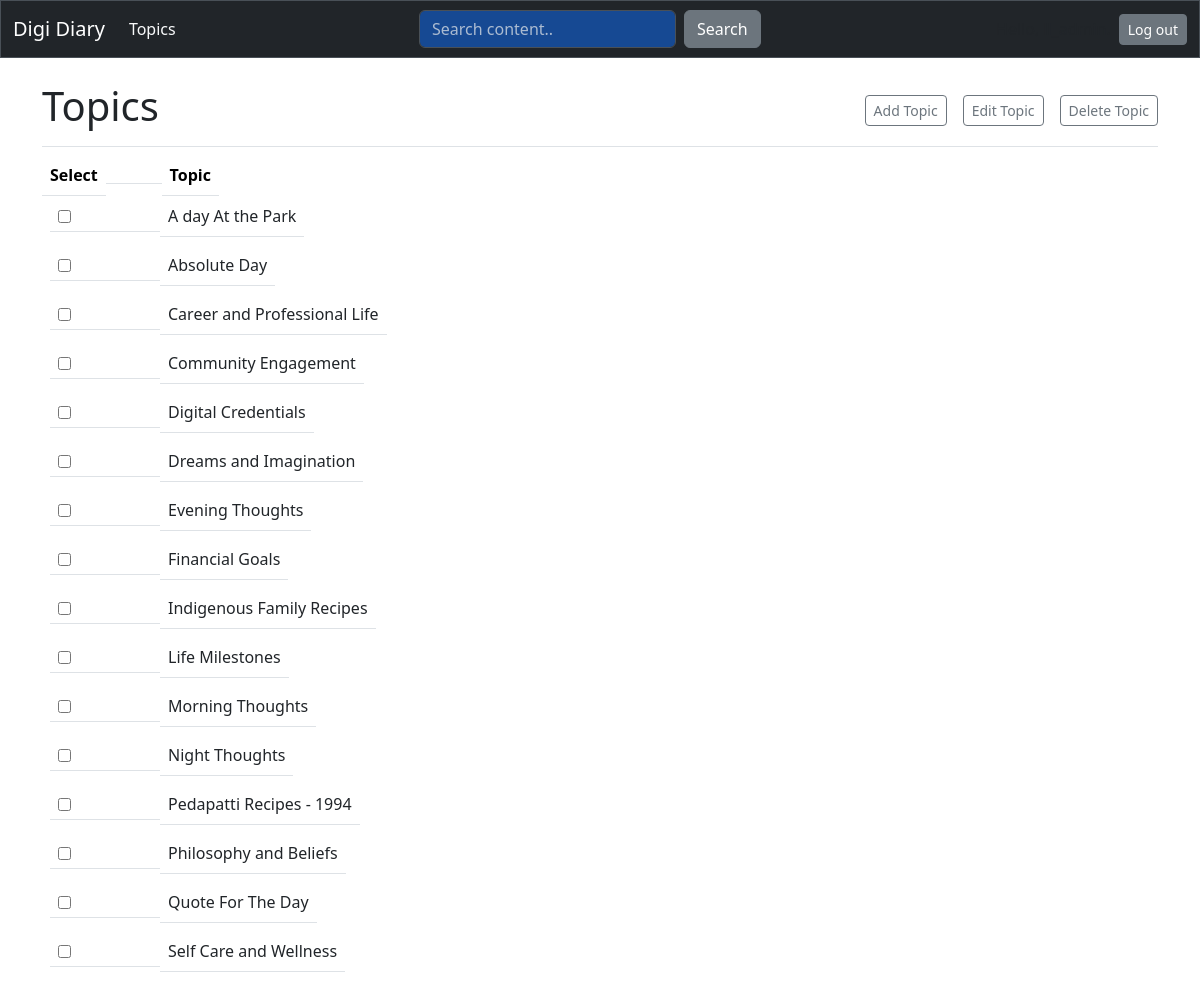
The app's page /topics/ (signed in) with its own data.
### digi_diaries/models.py (models this page shows, shortened)
class Topic(models.Model):
    date_added = models.DateTimeField(auto_now_add=True)
    last_modified = models.DateTimeField(auto_now=True)
    owner = models.ForeignKey(User, on_delete=models.CASCADE)
    content = RichTextUploadingField()
    title = models.CharField(max_length=200)

### digi_diaries/views.py (the view)
# urls.py: path("topics/", views.topics, name="topics"),
@login_required
def topics(request):
    query = request.GET.get("q", "")
    topics = Topic.objects.filter(owner=request.user).order_by("title")
    if query:
        topics = topics.filter(Q(content__icontains=query))
    context = {"topics": topics, "query": query}
    return render(request, "digi_diaries/topics.html", context)

### digi_diaries/templates/digi_diaries/topics.html (shortened to what this page needs)
{% extends "digi_diaries/base.html" %}
{% block page_header %}
<div class="d-flex justify-content-between align-items-center">
  <h1>Topics</h1>
  <div class="d-flex gap-3">
    <a href="{% url 'digi_diaries:new_topic' %}" class="btn btn-outline-secondary btn-sm">Add Topic</a>
    <button type="button" id="edit-button" class="btn btn-outline-secondary btn-sm" style="text-decoration: none;">Edit Topic</button>
    <button type="button" id="delete-button" class="btn btn-outline-secondary btn-sm">Delete Topic</button>
  </div>
</div>
{% endblock page_header %}
{% block content %}
<form method="POST" id="delete-form" action="{% url 'digi_diaries:delete_topic' %}">
    <table class="table table-responsive">
        <thead>
            <tr class="d-flex align-items-center">
                <th style="width: auto;">Select</th>
                <th style="width: 5%;"></th>
                <th>Topic</th>
            </tr>
        </thead>
        <tbody>
            {% for topic in topics %}
            <tr class="d-flex align-items-center mb-2 px-2">
                <td class="d-flex align-items-center" style="width: 10%;">
                    <input type="checkbox" name="selected_topics" value="{{ topic.id }}">
                </td>
                <td>
                  <a href="{% url 'digi_diaries:sub_topics' topic.id %}" style="text-decoration: none;" class="text-dark">{{ topic.title }}
                </td>
            </tr>
            {% endfor %}
        </tbody>
    </table>
</form>
{% endblock content %}

### records on screen
Topic: title "A day At the Park"
Topic: title "Absolute Day"
Topic: title "Career and Professional Life"
Topic: title "Community Engagement"
Topic: title "Digital Credentials"
Topic: title "Dreams and Imagination"
Topic: title "Evening Thoughts"
Topic: title "Financial Goals"
Topic: title "Indigenous Family Recipes"
Topic: title "Life Milestones"
Topic: title "Morning Thoughts"
Topic: title "Night Thoughts"
Topic: title "Pedapatti Recipes - 1994"
Topic: title "Philosophy and Beliefs"
Topic: title "Quote For The Day"
Topic: title "Self Care and Wellness"
